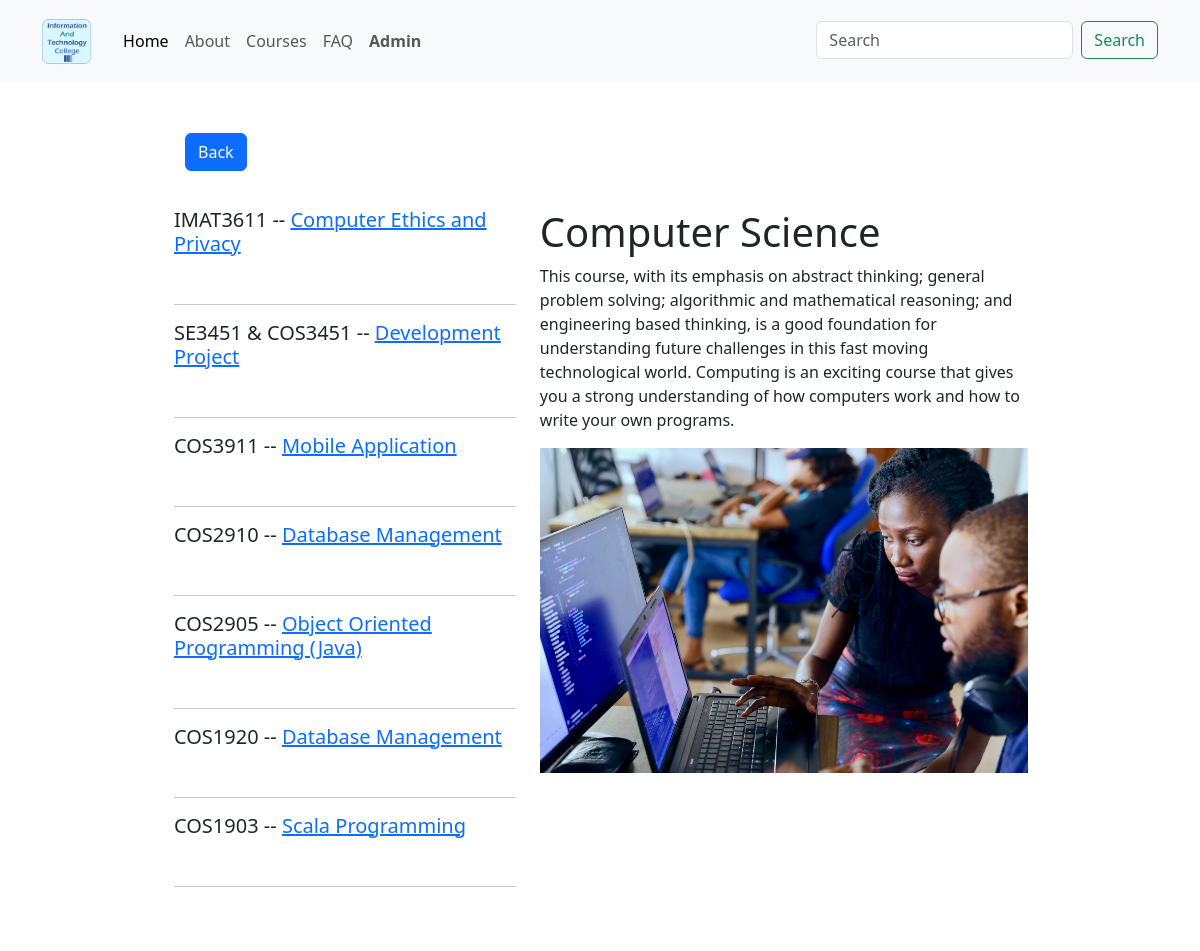
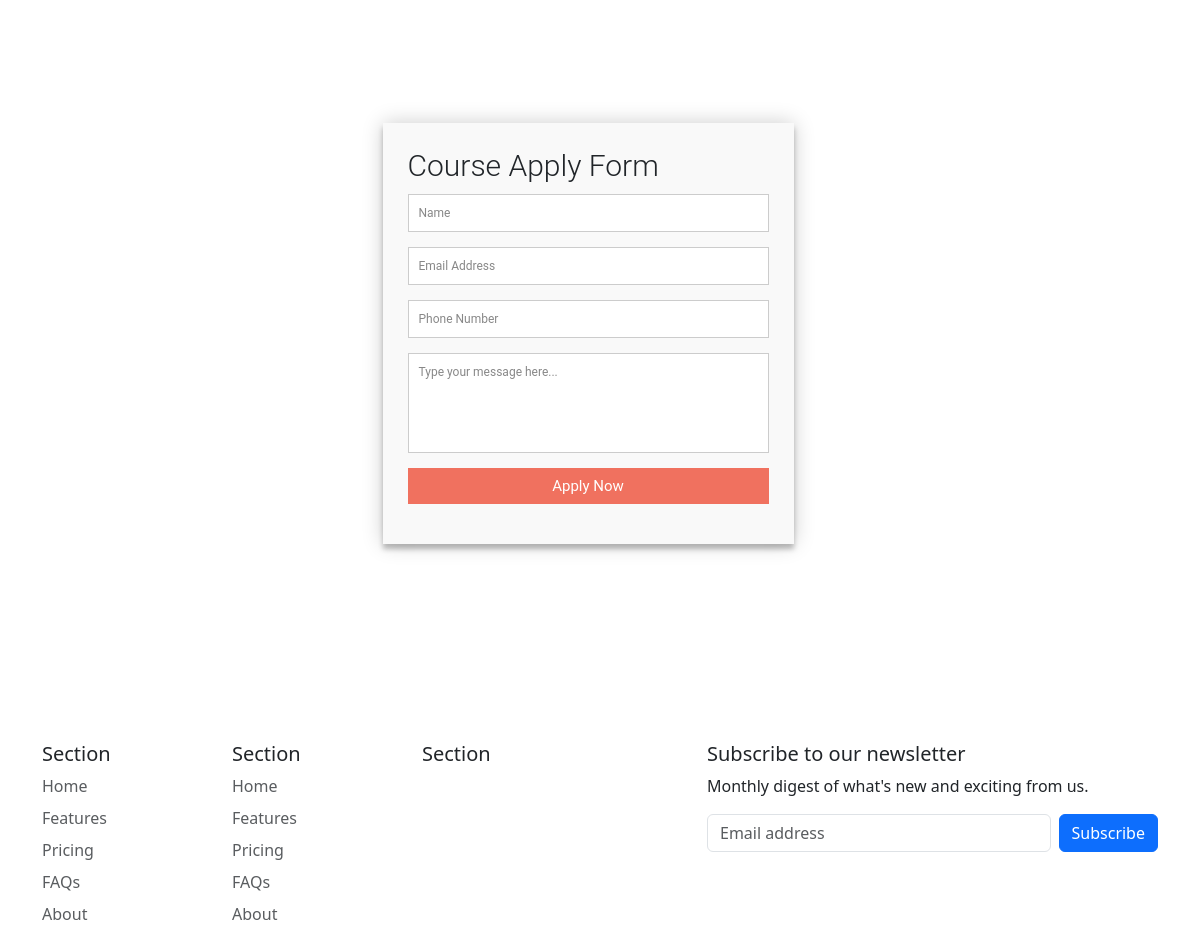
The app's page /course/1/ with its own data (2 pictures, top to bottom).
### base/models.py (models this page shows, shortened)
class Module(models.Model):
    course = models.ManyToManyField(Course)
    code = models.CharField(max_length=200, unique=True)
    title = models.CharField(max_length=200)
    description = models.TextField(null=True, blank=True)
    module_img = models.ImageField(
        upload_to="static/module", height_field=None, width_field=None, max_length=100, null=True, blank=True)
    staff_img = models.ImageField(
        upload_to="static/staff", height_field=None, width_field=None, max_length=100, null=True, blank=True)
    staff_name = models.CharField(max_length=200)

class Course(models.Model):
    topic = models.ForeignKey(Topic, on_delete=models.CASCADE)
    title = models.CharField(max_length=200)
    description = models.TextField(null=True, blank=True)
    requirements = models.TextField(null=True, blank=True)
    updated = models.DateTimeField(auto_now=True)  # last update
    course_img = models.ImageField(
        upload_to="static/course", height_field=None, width_field=None, max_length=100, null=True, blank=True)

### base/views.py (the view)
# urls.py: path('course/<str:pk>/', views.course, name="course"),
def course(request, pk):
    course = Course.objects.get(id=pk)
    modules = course.module_set.all()
    context = {
        'course': course,
        'modules': modules,
    }
    return render(request, 'base/course.html', context)

### base/templates/base/course.html
{% extends 'main.html' %}
{% load static %}
{% block styles %}
<link rel="stylesheet" type="text/css" media="screen" href="{% static 'styles/applyform.css' %}" />
{% endblock %}
{% block app_content %}
<div class="container course-page">
  <div class="row">
    <div class="back-btn" style="padding-left: 2rem;">
      <p>
        <button type="button" class="btn btn-primary" value="Previous Page" onClick="javascript:history.go(-1);">Back
        </button>
      </p>
    </div>
    <div class="container" style="padding: 20px;margin: 1px;">
      <div class="row">
        <div class="col-sm-4 col-md-5 col-lg-5">
          {% for module in modules %}
          <h5>{{module.code}} -- <a href="{% url 'module' module.id %}">{{module.title}}</a></h5><br>
          <hr>
          {% endfor %}
        </div>
        <div class="col-sm-8 col-md-7 col-lg-7">
          <h1>{{course.title}}</h1>
          <p>{{course.description}}</p>
          <img src="{{course.course_img.url}}" alt="course image" class="img-fluid" style="max-height: 400px">
        </div>
      </div>
    </div>
    <div class="row justify-content-center">
      <div class="col-sm-6">
        <form id="apply" action="" method="post">
          <h3>Course Apply Form</h3>
          <fieldset>
            <input placeholder="Name" type="text" tabindex="1" required autofocus />
          </fieldset>
          <fieldset>
            <input placeholder="Email Address" type="email" tabindex="2" required />
          </fieldset>
          <fieldset>
            <input placeholder="Phone Number" type="tel" tabindex="3" required>
          </fieldset>
          <fieldset>
            <textarea placeholder="Type your message here..." tabindex="5" required></textarea>
          </fieldset>
          <fieldset>
            <button name="submit" type="submit" id="contactus-submit" data-submit="...Sending">Apply Now</button>
          </fieldset>
        </form>
      </div>
    </div>
  </div>
</div>
{% endblock %}

### templates/main.html (shortened to what this page needs)
{% load static %}
{% load bootstrap5 %}
{% load bootstrap_icons %}
{% bootstrap_css %}
<!doctype html>
<html lang="en">
{% block styles %}{% endblock %}
{% block navbar %}
{% include 'navbar.html' %}
{% endblock %}
{% block content %}
<div class="row justify-content-center" style="padding-top: 50px;">
  <div class="col-md-1 skyscraper-ad">
  </div>
  <div class="col-md-9">
    {% block app_content %}
    {% endblock %}
  </div>
  <div class="col-md-1 skyscraper-ad">
  </div>
</div>
  {% include 'footer.html' %}
</html>
{% endblock %}

### templates/navbar.html (shortened to what this page needs)
{% load static %}
<nav class="navbar navbar-light navbar-expand bg-light navigation-clean">
  <div class="container">
    <a class="navbar-brand" href="/"><img src="{% static 'images/logo.jpg' %}" alt="Logo"></a>
    <div class="collapse navbar-collapse" id="navbarsExample07">
      <ul class="navbar-nav me-auto mb-2 mb-lg-0">
        <li class="nav-item">
          <a class="nav-link active" aria-current="page" href="{% url 'home' %}">Home</a>
        </li>
        <li class="nav-item">
          <a class="nav-link" href="{% url 'about' %}">About</a>
        </li>
        <li class="nav-item">
          <a class="nav-link" href="{% url 'all_courses' %}">Courses</a>
        </li>
        <li class="nav-item">
          <a class="nav-link" href="{% url 'faq' %}">FAQ</a>
        </li>
        <li class="nav-item">
          <a class="nav-link" href="{% url 'admin:index' %}"><b>Admin</b></a>
        </li>
      </ul>
      <form class="d-flex" style="padding-top: 0.8rem">
        <input class="form-control me-2" type="search" placeholder="Search" aria-label="Search">
        <button class="btn btn-outline-success" type="submit">Search</button>
      </form>
    </div>
  </div>
</nav>

### templates/footer.html (shortened to what this page needs)
{% load static %}
<div class="container">
    <footer class="py-5">
        <div class="row">
            <div class="col-6 col-md-2 mb-3">
                <h5>Section</h5>
                <ul class="nav flex-column">
                    <li class="nav-item mb-2"><a href="#" class="nav-link p-0 text-muted">Home</a></li>
                    <li class="nav-item mb-2"><a href="#" class="nav-link p-0 text-muted">Features</a></li>
                    <li class="nav-item mb-2"><a href="#" class="nav-link p-0 text-muted">Pricing</a></li>
                    <li class="nav-item mb-2"><a href="#" class="nav-link p-0 text-muted">FAQs</a></li>
                    <li class="nav-item mb-2"><a href="#" class="nav-link p-0 text-muted">About</a></li>
                </ul>
            </div>
            <div class="col-6 col-md-2 mb-3">
                <h5>Section</h5>
                <ul class="nav flex-column">
                    <li class="nav-item mb-2"><a href="#" class="nav-link p-0 text-muted">Home</a></li>
                    <li class="nav-item mb-2"><a href="#" class="nav-link p-0 text-muted">Features</a></li>
                    <li class="nav-item mb-2"><a href="#" class="nav-link p-0 text-muted">Pricing</a></li>
                    <li class="nav-item mb-2"><a href="#" class="nav-link p-0 text-muted">FAQs</a></li>
                    <li class="nav-item mb-2"><a href="#" class="nav-link p-0 text-muted">About</a></li>
                </ul>
            </div>
            <div class="col-6 col-md-2 mb-3">
                <h5>Section</h5>
            </div>
            <div class="col-md-5 offset-md-1 mb-3">
                <form>
                    <h5>Subscribe to our newsletter</h5>
                    <p>Monthly digest of what's new and exciting from us.</p>
                    <div class="d-flex flex-column flex-sm-row w-100 gap-2">
                        <input id="newsletter1" type="text" class="form-control" placeholder="Email address">
                        <button class="btn btn-primary" type="button">Subscribe</button>
                    </div>
                </form>
            </div>
        </div>
    </footer>
</div>

### static/styles/applyform.css (style rules this page uses)
#apply { font: 400 12px/16px "Roboto", Helvetica, Arial, sans-serif; background: #F9F9F9; padding: 25px; margin: 150px 0; box-shadow: 0 0 20px 0 rgba(0, 0, 0, 0.2), 0 5px 5px 0 rgba(0, 0, 0, 0.24); }
#apply h3 { display: block; font-size: 30px; font-weight: 300; margin-bottom: 10px; }
fieldset { border: medium none !important; margin: 0 0 10px; min-width: 100%; padding: 0; width: 100%; }
#apply input[type="text"], #apply input[type="email"], #apply input[type="tel"], #apply input[type="url"], #apply textarea { width: 100%; border: 1px solid #ccc; background: #FFF; margin: 0 0 5px; padding: 10px; }
#apply textarea { height: 100px; max-width: 100%; resize: none; }
#apply button[type="submit"] { cursor: pointer; width: 100%; border: none; background: #f0715f; color: #FFF; margin: 0 0 5px; padding: 10px; font-size: 15px; }

### templates/navbar.html (style rules this page uses)
.navbar-brand img { height: 45px; float: left; margin-right: 7px; }

### records on screen
Module: code "IMAT3611", title "Computer Ethics and Privacy"
Module: code "SE3451 & COS3451", title "Development Project"
Module: code "COS3911", title "Mobile Application"
Module: code "COS2910", title "Database Management"
Module: code "COS2905", title "Object Oriented Programming (Java)"
Module: code "COS1920", title "Database Management"
Module: code "COS1903", title "Scala Programming"
Course: title "Computer Science", description "This course, with its emphasis on abstract thinking; general problem solving; algorithmic and mathematical reasoning; and engineering based thinking, is a good foundation for understanding future challenges in this fast moving technological world. Computing is an exciting course that gives you a strong understanding of how computers work and how to write your own programs.", course_img (picture)
